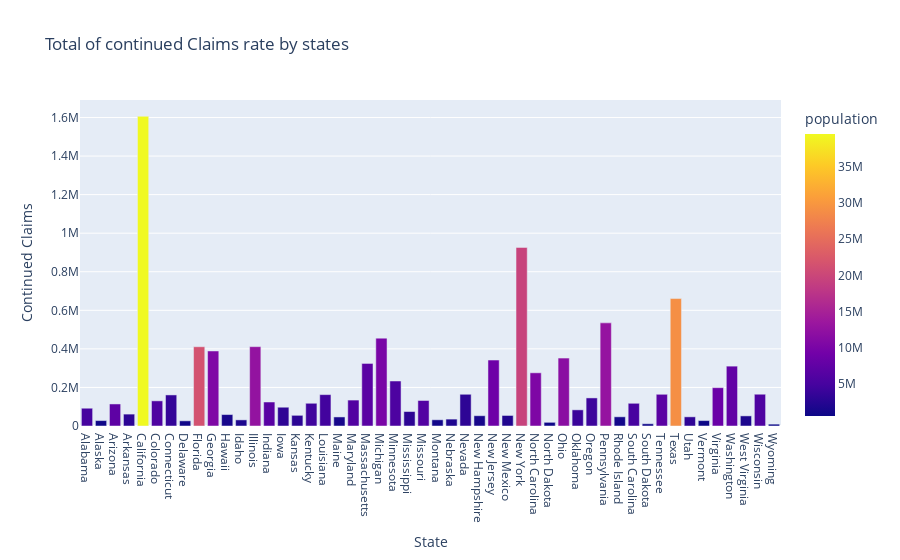

The code cell stored with this chart in its notebook:
### Code cell
px.bar(df_statewise,x='State',y='Continued Claims',title ="Total of continued Claims rate by states",color='population')

### Figure 1 — Plotly figure (JSON) as saved in the notebook; plotly's stock layout.template omitted (floating-point values rounded to 4 significant figures)
{"data": [{"alignmentgroup": "True", "hovertemplate": "State=%{x}<br>Continued Claims=%{y}<br>population=%{marker.color}<extra></extra>", "legendgroup": "", "marker": {"color": [4903185, 731545, 7278717, 3017804, 39512223, 5758736, 3565287, 973764, 21477737, 10617423, 1415872, 1787065, 12671821, 6732219, 3155070, 2913314, 4467673, 4648794, 1344212, 6045680, 6892503, 9986857, 5639632, 2976149, 6137428, 1068778, 1934408, 3080156, 1359711, 8882190, 2096829, 19453561, 10488084, 762062, 11689100, 3956971, 4217737, 12801989, 1059361, 5148714, 884659, 6829174, 28995881, 3205958, 623989, 8535519, 7614893, 1792147, 5822434, 578759], "coloraxis": "coloraxis"}, "name": "", "offsetgroup": "", "orientation": "v", "showlegend": false, "textposition": "auto", "type": "bar", "x": ["Alabama", "Alaska", "Arizona", "Arkansas", "California", "Colorado", "Connecticut", "Delaware", "Florida", "Georgia", "Hawaii", "Idaho", "Illinois", "Indiana", "Iowa", "Kansas", "Kentucky", "Louisiana", "Maine", "Maryland", "Massachusetts", "Michigan", "Minnesota", "Mississippi", "Missouri", "Montana", "Nebraska", "Nevada", "New Hampshire", "New Jersey", "New Mexico", "New York", "North Carolina", "North Dakota", "Ohio", "Oklahoma", "Oregon", "Pennsylvania", "Rhode Island", "South Carolina", "South Dakota", "Tennessee", "Texas", "Utah", "Vermont", "Virginia", "Washington", "West Virginia", "Wisconsin", "Wyoming"], "xaxis": "x", "y": [92148, 28160.0, 114300.0, 61700.0, 1606000.0, 130400.0, 161200.0, 26800.0, 411100.0, 389100.0, 59310.0, 31730.0, 411539, 124400.0, 97420.0, 55350.0, 117900.0, 162800.0, 46980.0, 134500.0, 324500.0, 455600.0, 233300.0, 75020.0, 132300.0, 32226, 35770.0, 164600.0, 53350.0, 342000.0, 54590.0, 926100.0, 275900.0, 19080.0, 352400.0, 83760.0, 145600.0, 534900.0, 47700.0, 117800.0, 11669, 164500.0, 660900.0, 47570.0, 28170.0, 198900.0, 310400.0, 52480.0, 164800.0, 9643.0], "yaxis": "y"}], "layout": {"autosize": true, "barmode": "relative", "coloraxis": {"colorbar": {"title": {"text": "population"}}, "colorscale": [[0, "#0d0887"], [0.1111, "#46039f"], [0.2222, "#7201a8"], [0.3333, "#9c179e"], [0.4444, "#bd3786"], [0.5556, "#d8576b"], [0.6667, "#ed7953"], [0.7778, "#fb9f3a"], [0.8889, "#fdca26"], [1, "#f0f921"]]}, "legend": {"tracegroupgap": 0}, "title": {"text": "Total of continued Claims rate by states"}, "xaxis": {"anchor": "y", "autorange": true, "domain": [0, 1], "range": [-0.5, 49.5], "title": {"text": "State"}, "type": "category"}, "yaxis": {"anchor": "x", "autorange": true, "domain": [0, 1], "range": [0, 1691000.0], "title": {"text": "Continued Claims"}, "type": "linear"}}}
